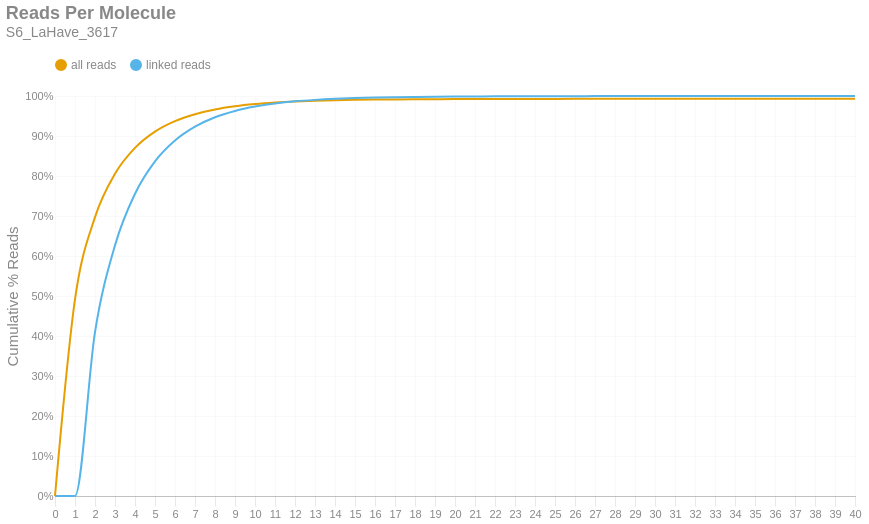

Source (notebook cell):
### Markdown cell above
### Reads per Molecule
This chart shows the cumulative distribution of the number of reads per linked molecule. That is, how many alignments are associated with a unique molecule. This excludes the number of reads associated with invalid or absent linked-read barcodes. The `linked` histogram is the percentages recalculated when disregarding singletons.

### Code cell
if SKIPLR:
    print_html(f"Skipped")
else:
    counts = np.bincount(valids['reads'].cast(pl.Int64).to_numpy())
    weighted = counts * np.arange(len(counts))
    all_perc = weighted / n_reads
    linked_perc = weighted / n_linked_reads
    linked_perc[1] = 0
    binned_df = pl.DataFrame({
        'readsper': list(range(len(counts))),
        'all reads (cumsum)': np.cumsum(all_perc).tolist(),
        'linked reads (cumsum)': np.cumsum(linked_perc).tolist(),
    })

    with SafeRender(binned_df):
        (
            density_plot(binned_df, 'Reads Per Molecule', samplename, 'readspmol')
            .encode(
                x=alt.X('readsper:O', title=None).axis(labelAngle=0).scale(padding=0),
                y=alt.Y('value:Q', title='Cumulative % Reads').axis(format='%').stack(False),
                color=alt.Color("key:N").scale(domain=["all reads", "linked reads"]),
                tooltip=[
                    alt.Tooltip("key:N", title="Data Type"),
                    alt.Tooltip("readsper:O", title="Reads Per Molecule"),
                    alt.Tooltip("value:Q", format=".2%", title="% Reads (Cum.)")
                ]            
            )
        ).display()

### Figure 1 — Vega-Lite specification as saved in the notebook (floating-point values rounded to 4 significant figures)
{"width": "container", "height": 400, "config": {"title": {"anchor": "start", "dy": -15, "fontSize": 18, "color": "#888888", "subtitleColor": "#888888", "subtitleFontSize": 14}, "arc": {"fill": "#0072B2"}, "axis": {"domainColor": "#888888", "domainWidth": 0.5, "gridWidth": 0.2, "grid": false, "titleFontWeight": 400, "titleFontSize": 15, "labelFontSize": 11, "labelColor": "#888888", "tickColor": "#888888", "tickWidth": 0.2, "titleColor": "#888888"}, "axisBand": {"grid": false}, "axisX": {"grid": true, "tickSize": 10, "domainCap": "round"}, "axisY": {"domain": false, "grid": true, "tickSize": 0, "domainCap": "round"}, "background": "transparent", "header": {"labelFontSize": 15, "labelColor": "#888888", "titleFontSize": 15, "titleFontWeight": 600, "titleColor": "#888888"}, "legend": {"labelFont": "sans-serif", "labelFontSize": 12, "labelColor": "#888888", "symbolSize": 100, "symbolType": "circle", "titleFontSize": 12, "titlePadding": 10, "titleColor": "#888888", "title": null, "orient": "top"}, "range": {"category": ["#E69F00", "#56B4E9", "#009E73", "#F0E442", "#0072B2", "#D55E00", "#CC79A7", "#000000"], "diverging": ["#cfe8f3", "#a2d4ec", "#73bfe2", "#46abdb", "#1696d2", "#12719e"]}, "area": {"fill": "#0072B2", "fillOpacity": 0.7, "line": true, "strokeOpacity": 0.7}, "line": {"color": "#0072B2", "stroke": "#0072B2", "strokeWidth": 2}, "trail": {"color": "#0072B2", "stroke": "#0072B2", "strokeWidth": 0, "size": 1}, "point": {"filled": true, "fillOpacity": 1.0, "size": 95}, "text": {"color": "#888888", "fontSize": 11, "align": "right", "fontWeight": 400, "size": 11}, "bar": {"fill": "#0072B2", "stroke": null}, "view": {"stroke": null, "continuousWidth": 660, "continuousHeight": 400}}, "data": {"name": "data-b3c74900268f26b78512f2e567887dcb"}, "mark": {"type": "line", "interpolate": "monotone", "point": {"opacity": 0, "size": 275}}, "encoding": {"color": {"field": "key", "scale": {"domain": ["all reads", "linked reads"]}, "type": "nominal"}, "tooltip": [{"field": "key", "title": "Data Type", "type": "nominal"}, {"field": "readsper", "title": "Reads Per Molecule", "type": "ordinal"}, {"field": "value", "format": ".2%", "title": "% Reads (Cum.)", "type": "quantitative"}], "x": {"axis": {"labelAngle": 0}, "field": "readsper", "scale": {"padding": 0}, "title": null, "type": "ordinal"}, "y": {"axis": {"format": "%"}, "field": "value", "stack": false, "title": "Cumulative % Reads", "type": "quantitative"}}, "params": [{"name": "param_c36ac31b6afebe62", "select": {"type": "point", "fields": ["key"]}, "bind": "legend"}], "title": {"text": "Reads Per Molecule", "subtitle": "S6_LaHave_3617"}, "transform": [{"fold": ["all reads (cumsum)", "linked reads (cumsum)"]}, {"calculate": "replace(datum.key, ' (cumsum)', '')", "as": "key"}, {"filter": {"param": "param_c36ac31b6afebe62"}}], "usermeta": {"embedOptions": {"downloadFileName": "S6_LaHave_3617.readspmol"}}, "$schema": "https://vega.github.io/schema/vega-lite/v6.1.0.json", "datasets": {"data-b3c74900268f26b78512f2e567887dcb": [{"readsper": 0, "all reads (cumsum)": 0.0, "linked reads (cumsum)": 0.0}, {"readsper": 1, "all reads (cumsum)": 0.4917, "linked reads (cumsum)": 0.0}, {"readsper": 2, "all reads (cumsum)": 0.6972, "linked reads (cumsum)": 0.4099}, {"readsper": 3, "all reads (cumsum)": 0.8058, "linked reads (cumsum)": 0.6266}, {"readsper": 4, "all reads (cumsum)": 0.8705, "linked reads (cumsum)": 0.7556}, {"readsper": 5, "all reads (cumsum)": 0.9111, "linked reads (cumsum)": 0.8366}, {"readsper": 6, "all reads (cumsum)": 0.9372, "linked reads (cumsum)": 0.8888}, {"readsper": 7, "all reads (cumsum)": 0.9545, "linked reads (cumsum)": 0.9233}, {"readsper": 8, "all reads (cumsum)": 0.9663, "linked reads (cumsum)": 0.9468}, {"readsper": 9, "all reads (cumsum)": 0.9743, "linked reads (cumsum)": 0.9626}, {"readsper": 10, "all reads (cumsum)": 0.9797, "linked reads (cumsum)": 0.9735}, {"readsper": 11, "all reads (cumsum)": 0.9836, "linked reads (cumsum)": 0.9812}, {"readsper": 12, "all reads (cumsum)": 0.9863, "linked reads (cumsum)": 0.9866}, {"readsper": 13, "all reads (cumsum)": 0.9881, "linked reads (cumsum)": 0.9903}, {"readsper": 14, "all reads (cumsum)": 0.9894, "linked reads (cumsum)": 0.9929}, {"readsper": 15, "all reads (cumsum)": 0.9904, "linked reads (cumsum)": 0.9947}, {"readsper": 16, "all reads (cumsum)": 0.991, "linked reads (cumsum)": 0.9961}, {"readsper": 17, "all reads (cumsum)": 0.9915, "linked reads (cumsum)": 0.9971}, {"readsper": 18, "all reads (cumsum)": 0.9919, "linked reads (cumsum)": 0.9978}, {"readsper": 19, "all reads (cumsum)": 0.9921, "linked reads (cumsum)": 0.9983}, {"readsper": 20, "all reads (cumsum)": 0.9923, "linked reads (cumsum)": 0.9986}, {"readsper": 21, "all reads (cumsum)": 0.9924, "linked reads (cumsum)": 0.9989}, {"readsper": 22, "all reads (cumsum)": 0.9926, "linked reads (cumsum)": 0.9992}, {"readsper": 23, "all reads (cumsum)": 0.9927, "linked reads (cumsum)": 0.9994}, {"readsper": 24, "all reads (cumsum)": 0.9928, "linked reads (cumsum)": 0.9995}, {"readsper": 25, "all reads (cumsum)": 0.9928, "linked reads (cumsum)": 0.9996}, {"readsper": 26, "all reads (cumsum)": 0.9928, "linked reads (cumsum)": 0.9997}, {"readsper": 27, "all reads (cumsum)": 0.9928, "linked reads (cumsum)": 0.9997}, {"readsper": 28, "all reads (cumsum)": 0.9929, "linked reads (cumsum)": 0.9998}, {"readsper": 29, "all reads (cumsum)": 0.9929, "linked reads (cumsum)": 0.9998}, {"readsper": 30, "all reads (cumsum)": 0.9929, "linked reads (cumsum)": 0.9999}, {"readsper": 31, "all reads (cumsum)": 0.9929, "linked reads (cumsum)": 0.9999}, {"readsper": 32, "all reads (cumsum)": 0.993, "linked reads (cumsum)": 0.9999}, {"readsper": 33, "all reads (cumsum)": 0.993, "linked reads (cumsum)": 0.9999}, {"readsper": 34, "all reads (cumsum)": 0.993, "linked reads (cumsum)": 1.0}, {"readsper": 35, "all reads (cumsum)": 0.993, "linked reads (cumsum)": 1.0}, {"readsper": 36, "all reads (cumsum)": 0.993, "linked reads (cumsum)": 1.0}, {"readsper": 37, "all reads (cumsum)": 0.993, "linked reads (cumsum)": 1.0}, {"readsper": 38, "all reads (cumsum)": 0.993, "linked reads (cumsum)": 1.0}, {"readsper": 39, "all reads (cumsum)": 0.993, "linked reads (cumsum)": 1.0}, {"readsper": 40, "all reads (cumsum)": 0.993, "linked reads (cumsum)": 1.0}]}}
